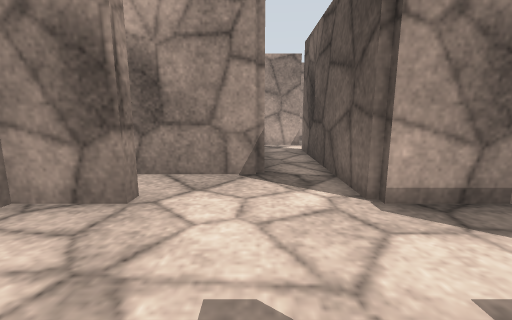
[1] (above)

15 first-person views from a walk through a robot-simulator world made for Gazebo. The camera is 0.68 m above the floor, tilts 10° down and sees 90° across. The floor is counted in squares, 0.5 m on a side. Each view is taken from the middle of a square. On the plan, view 1 faces up. The plan holds only what a view shows up to about 13 squares ahead; the rest is blank. The place goes on beyond the plan. Surface patterns are stand-ins for the level's own textures.

[2]
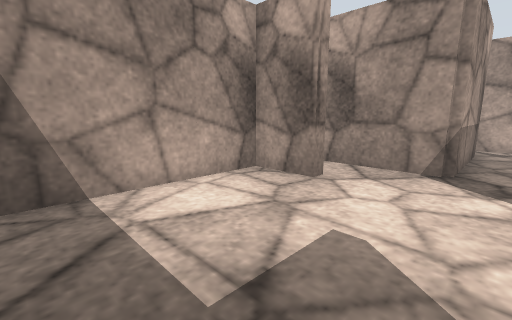

[3]
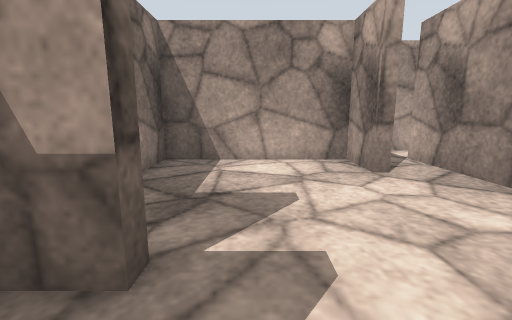

[4]
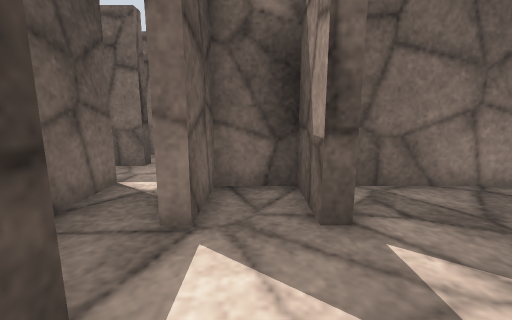

[5]
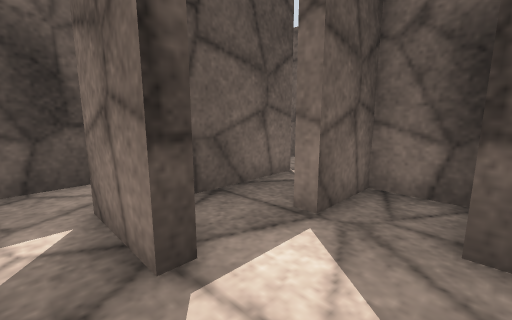

[6]
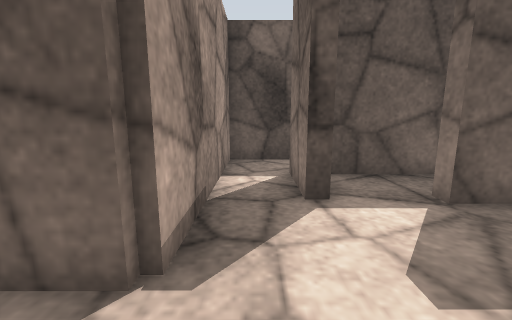

[7]
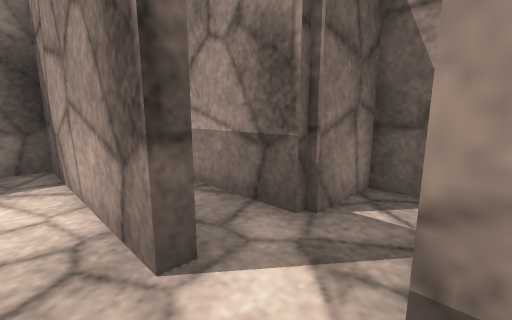

[8]
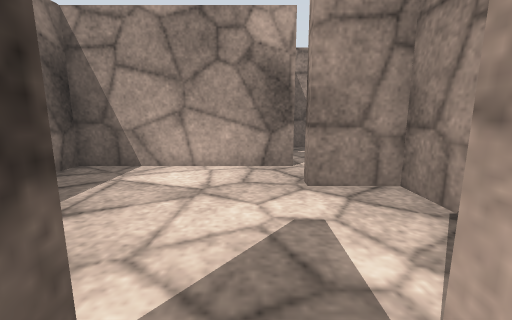

[9]
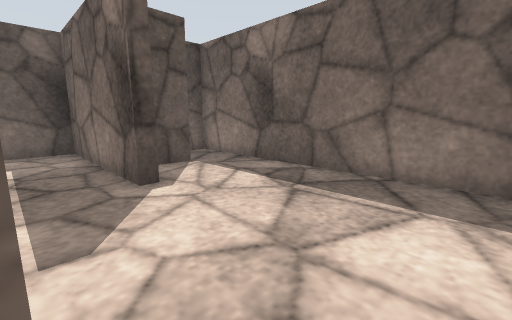

[10]
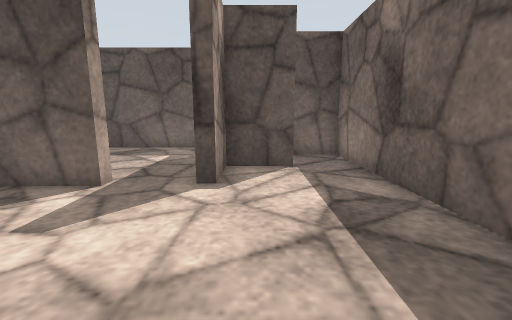

[11]
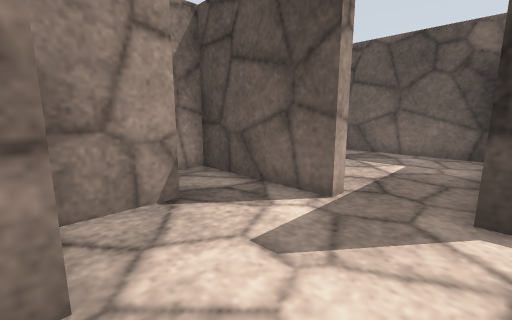

[12]
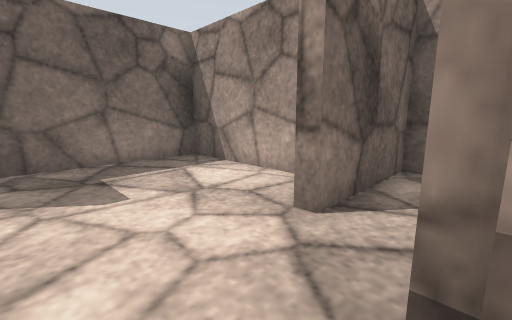

[13]
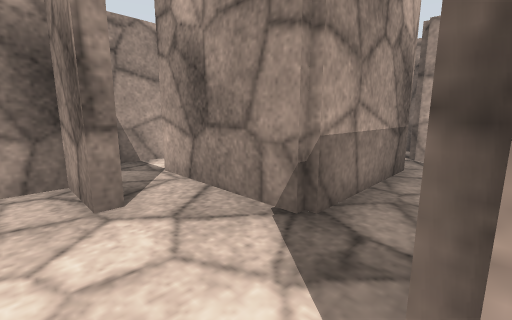

[14]
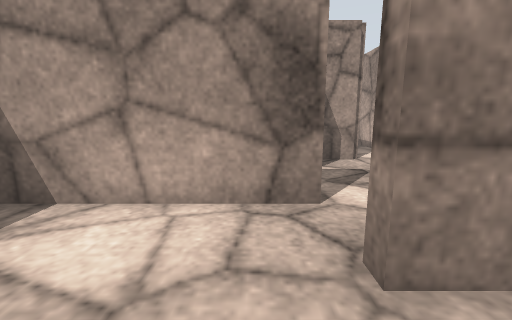

[15]
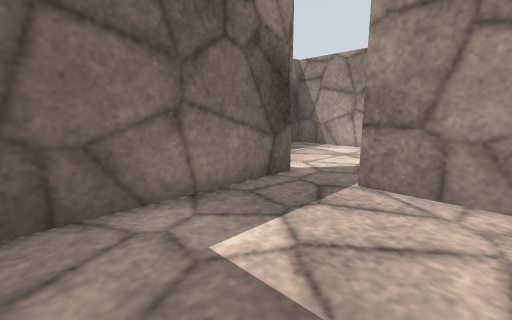

### Floor plan
Ten units are one square. View 1 is at (0, 0); x grows to the right and y downward. Boxes are objects, and circles mark ways between rooms. Rooms are numbered by the first view taken in them; rooms with no view inside come last. Other rooms are left out.
<svg viewBox="-63 -130 206 153">
<path fill="none" stroke="#000" d="M-20 -38 -38 -38 -38 18 11 18M40 -18 40 -22 60 -22M18 0 22 0 22 18 38 18 38 0 43 0M78 -18 78 -38 18 -38M18 -100 22 -100M82 -121 82 -100 78 -100 78 -125M61 -118 42 -118 42 -100 38 -100M98 -59 98 -78 80 -78 80 -82 138 -82 138 -125M22 -100 22 -42 106 -42M18 -38 18 -100M21 -118 0 -118M-18 -121 -18 -102 2 -102 2 -58 -40 -58M-46 -42 -20 -42 -20 -38M-58 -56 -58 -42 -46 -42M106 -42 118 -42 118 -58"/>
<circle cx="20" cy="-20" r="3" fill="#2a7"/>
<circle cx="-5" cy="-40" r="3" fill="#2a7"/>
<circle cx="22" cy="-108" r="3" fill="#2a7"/>
<circle cx="100" cy="-50" r="3" fill="#2a7"/>
<circle cx="-35" cy="-50" r="3" fill="#2a7"/>
<text x="-10" y="-10">1</text>
<text x="40" y="-10">2</text>
<text x="30" y="-110">3</text>
<text x="80" y="-90">4</text>
<text x="10" y="-70">5</text>
<text x="-50" y="-50">6</text>
<text x="110" y="-50">7</text>
</svg>
Room 1 opens to room 2. Room 1 opens to room 5. Room 3 opens to room 5. Room 4 opens to room 7. Room 5 opens to room 6.

Where each view was taken, in squares from view 1:
view 1: 0 up, 0 right, facing up
view 2: 1 down, 1 right, facing up-left
view 3: 1 up, 4 right, facing left
view 4: 3 up, 3 right, facing down
view 5: 3 up, 2 right, facing down-right
view 6: 3 up, 0 right, facing right
view 7: 12 up, 3 right, facing down-left
view 8: 9 up, 9 right, facing left
view 9: 10 up, 3 right, facing down-right
view 10: 7 up, 3 right, facing right
view 11: 8 up, 4 right, facing up-right
view 12: 6 up, 1 right, facing down-left
view 13: 3 up, 2 right, facing up-left
view 14: 9 up, 6 right, facing left
view 15: 12 up, 13 right, facing down-left
